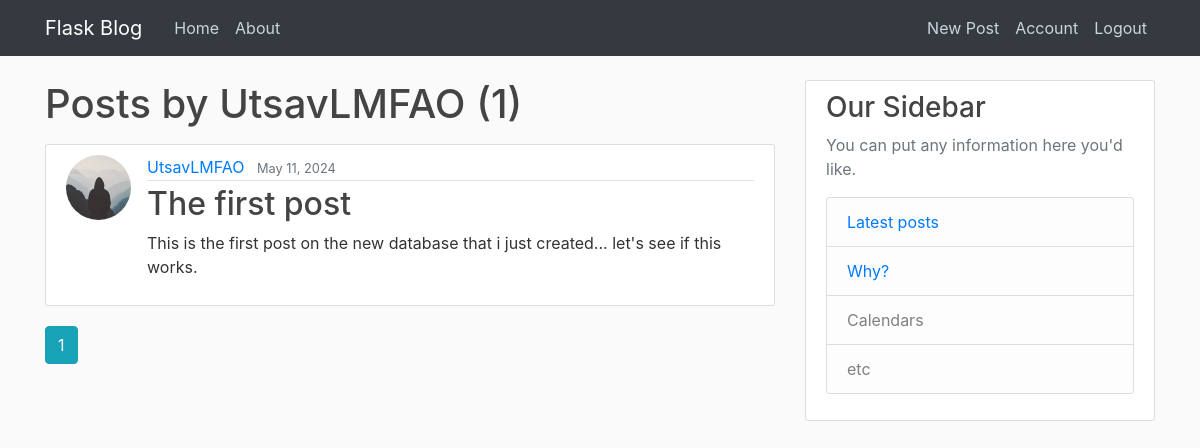
The page /user/UtsavLMFAO (signed in) on the database its author committed.
### flaskblog/models.py (models this page shows, shortened)
class User(db.Model, UserMixin):
    id = db.Column(db.Integer, primary_key=True)
    username = db.Column(db.String(20), unique=True, nullable=False)
    email = db.Column(db.String(120), unique=True, nullable=False)
    image_file = db.Column(db.String(20), nullable=False, default='default.jpg')
    password = db.Column(db.String(60), nullable=False)
    posts = db.relationship('Post', backref='author', lazy=True)

class Post(db.Model):
    id = db.Column(db.Integer, primary_key=True)
    title = db.Column(db.String(100), nullable=False)
    date_posted = db.Column(db.DateTime, nullable=False, default=datetime.utcnow)
    content = db.Column(db.Text, nullable=False)
    user_id = db.Column(db.Integer, db.ForeignKey('user.id'), nullable=False)

### flaskblog/users/routes.py (the view)
@users.route("/user/<string:username>")
def user_posts(username):
    page = request.args.get('page', 1, type=int)
    user = User.query.filter_by(username=username).first_or_404()
    posts = Post.query.filter_by(author=user)\
        .order_by(Post.date_posted.desc())\
        .paginate(page=page, per_page=5)
    return render_template('user_posts.html', posts=posts, user=user)

### flaskblog/models.py (called while the page is built)
@login_manager.user_loader
def load_user(user_id):
    return User.query.get(int(user_id))

### flaskblog/templates/user_posts.html
{% extends "layout.html" %}
{% block content %}
    <h1 class="mb-3">Posts by {{ user.username }} ({{ posts.total }})</h1>
    {% for post in posts.items %}
        <article class="media content-section">
            <img class="rounded-circle article-img" src="{{ url_for('static', filename='profile_pics/' + post.author.image_file) }}">
          <div class="media-body">
            <div class="article-metadata">
              <a class="mr-2" href="{{ url_for('users.user_posts', username=post.author.username) }}">{{ post.author.username }}</a>
              <small class="text-muted">{{ post.date_posted.strftime('%B %d, %Y') }}</small>
            </div>
            <h2><a class="article-title" href="{{ url_for('posts.post', post_id=post.id) }}">{{ post.title }}</a></h2>
            <p class="article-content">{{ post.content }}</p>
          </div>
        </article>
    {% endfor %}
    {% for page_num in posts.iter_pages(left_edge=1, right_edge=1, left_current=1, right_current=2) %}
        {% if page_num %}
            {% if page_num == posts.page %}
                <a class="btn btn-info mb-4" href="{{ url_for('users.user_posts', page=page_num, username=user.username) }}">{{ page_num }}</a>
            {% else %}
                <a class="btn btn-outline-info mb-4" href="{{ url_for('users.user_posts', page=page_num, username=user.username) }}">{{ page_num }}</a>
            {% endif %}
        {% else %}
            ...
        {% endif %}
    {% endfor %}
{% endblock content %}

### flaskblog/static/main.css (style rules this page uses)
body { background: #fafafa; color: #333333; margin-top: 5rem; }
h1, h2, h3, h4, h5, h6 { color: #444444; }
.content-section { background: #ffffff; padding: 10px 20px; border: 1px solid #dddddd; border-radius: 3px; margin-bottom: 20px; }
.article-title { color: #444444; }
.article-content { white-space: pre-line; }
.article-img { height: 65px; width: 65px; margin-right: 16px; }
.article-metadata { padding-bottom: 1px; margin-bottom: 4px; border-bottom: 1px solid #e3e3e3 }

### rows shown on the page
User: username "UtsavLMFAO"
Post: image_file (placeholder picture), author.username "UtsavLMFAO", date_posted "May 11, 2024", title "The first post", content "This is the first post on the new database that i just created... let's see if this works."

### other values the page prints
{{ posts.total }} "1"
{{ page_num }} "1"
